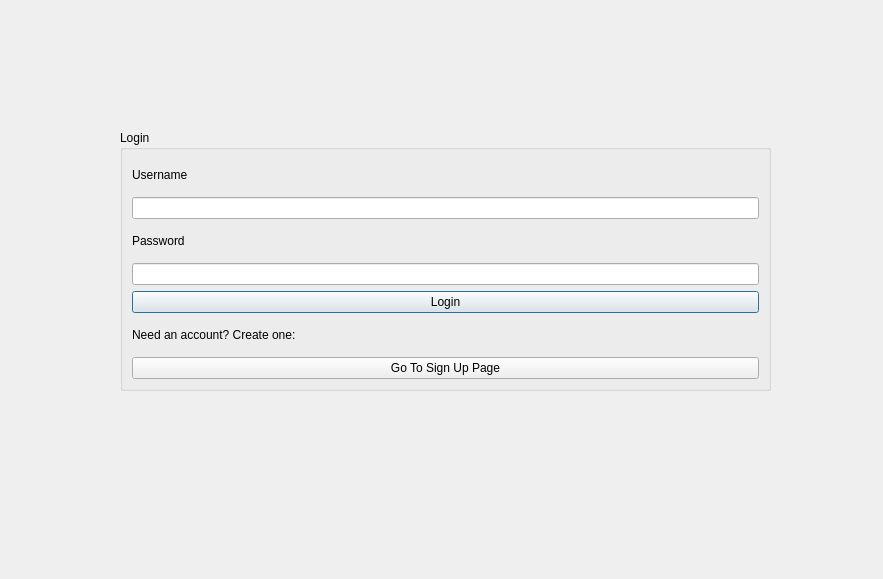
<?xml version="1.0" encoding="UTF-8"?>
<ui version="4.0">
 <class>Login</class>
 <widget class="QDialog" name="Login">
  <property name="geometry">
   <rect>
    <x>0</x>
    <y>0</y>
    <width>883</width>
    <height>579</height>
   </rect>
  </property>
  <property name="windowTitle">
   <string>Dialog</string>
  </property>
  <widget class="QGroupBox" name="groupBox_login">
   <property name="geometry">
    <rect>
     <x>120</x>
     <y>130</y>
     <width>651</width>
     <height>261</height>
    </rect>
   </property>
   <property name="title">
    <string>Login</string>
   </property>
   <layout class="QVBoxLayout" name="verticalLayout">
    <item>
     <widget class="QLabel" name="label_username">
      <property name="text">
       <string>Username</string>
      </property>
     </widget>
    </item>
    <item>
     <widget class="QLineEdit" name="lineEdit_username"/>
    </item>
    <item>
     <widget class="QLabel" name="label_password">
      <property name="text">
       <string>Password</string>
      </property>
     </widget>
    </item>
    <item>
     <widget class="QLineEdit" name="lineEdit_password"/>
    </item>
    <item>
     <widget class="QPushButton" name="pushButton_login">
      <property name="text">
       <string>Login</string>
      </property>
     </widget>
    </item>
    <item>
     <widget class="QLabel" name="label">
      <property name="text">
       <string>Need an account? Create one:</string>
      </property>
     </widget>
    </item>
    <item>
     <widget class="QPushButton" name="pushButton_signup">
      <property name="text">
       <string>Go To Sign Up Page</string>
      </property>
     </widget>
    </item>
   </layout>
  </widget>
 </widget>
 <resources/>
 <connections/>
</ui>
